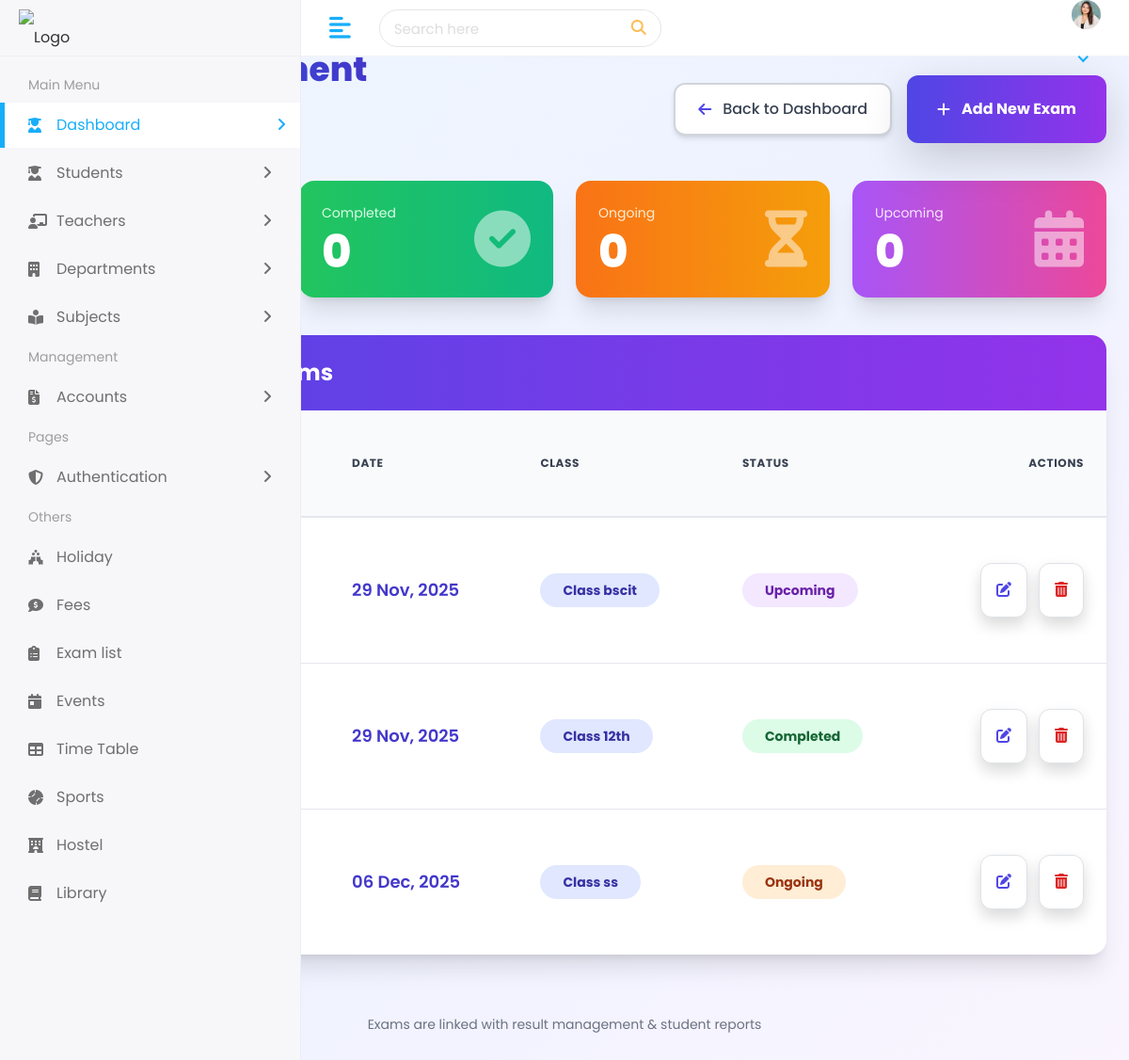
/student/exam/, run on the app's committed database.
### student/models.py (models this page shows, shortened)
class Exam(models.Model):
    STATUS_CHOICES = [
        ('Scheduled', 'Scheduled'),
        ('Completed', 'Completed')
    ]
    name = models.CharField(max_length=100)
    exam_class = models.CharField(max_length=50)
    date = models.DateField()
    status = models.CharField(max_length=20, choices=STATUS_CHOICES, default='Scheduled')
    description = models.TextField(blank=True, null=True)

### student/views.py (the view)
# urls.py: path('exam/', views.exam_list, name='exam'),
def exam_list(request):
    exams = Exam.objects.all()
    return render(request, "exam.html", {"exams": exams})

### templates/exam.html (shortened to what this page needs)
{% extends 'Home/base.html' %}
{% load static %}
{% block body %}
<div class="min-h-screen bg-gradient-to-br from-blue-50 via-indigo-50 to-purple-50 py-8 px-4">
    <div class="max-w-7xl mx-auto">
        <div class="flex flex-col sm:flex-row sm:items-center sm:justify-between mb-10">
            <div>
                <h1 class="text-4xl font-extrabold text-transparent bg-clip-text bg-gradient-to-r from-blue-600 to-indigo-700">
                </h1>
                <nav class="flex mt-3 text-sm text-gray-600">
                    <a href="{% url 'dashboard' %}" class="hover:text-indigo-600">Dashboard</a>
                    <span class="mx-2">/</span>
                    <span class="text-indigo-600 font-bold">Exams</span>
                </nav>
            </div>
            <div class="mt-5 sm:mt-0 flex items-center space-x-4">
                <a href="{% url 'dashboard' %}"
                   class="flex items-center space-x-3 px-6 py-3.5 bg-white border-2 border-gray-300 rounded-xl shadow-md hover:shadow-lg hover:border-gray-400 hover:bg-gray-50 font-medium text-gray-700 transition-all duration-200 transform hover:-translate-x-1">
                    <i class="fas fa-arrow-left text-indigo-600"></i>
                    <span>Back to Dashboard</span>
                </a>
                <a href="{% url 'add_exam' %}"
                   class="px-8 py-4 bg-gradient-to-r from-indigo-600 to-purple-600 hover:from-indigo-700 hover:to-purple-700 text-white font-bold rounded-xl shadow-lg flex items-center space-x-3 transform hover:scale-105 transition duration-300">
                    <i class="fas fa-plus"></i>
                    <span>Add New Exam</span>
                </a>
            </div>
        </div>
        <div class="grid grid-cols-1 md:grid-cols-4 gap-6 mb-10">
            <div class="bg-gradient-to-r from-blue-500 to-cyan-500 rounded-2xl p-6 text-white shadow-xl">
                <div class="flex items-center justify-between">
                    <div>
                        <p class="text-blue-100 text-sm">Total Exams</p>
                        <p class="text-5xl font-extrabold mt-2">{{ exams|length }}</p>
                    </div>
                </div>
            </div>
            <div class="bg-gradient-to-r from-green-500 to-emerald-500 rounded-2xl p-6 text-white shadow-xl">
                <div class="flex items-center justify-between">
                    <div>
                        <p class="text-green-100 text-sm">Completed</p>
                        <p class="text-5xl font-extrabold mt-2">{{ completed_exams|default:"0" }}</p>
                    </div>
                    <i class="fas fa-check-circle text-6xl opacity-50"></i>
                </div>
            </div>
            <div class="bg-gradient-to-r from-orange-500 to-amber-500 rounded-2xl p-6 text-white shadow-xl">
                <div class="flex items-center justify-between">
                    <div>
                        <p class="text-orange-100 text-sm">Ongoing</p>
                        <p class="text-5xl font-extrabold mt-2">{{ ongoing_exams|default:"0" }}</p>
                    </div>
                    <i class="fas fa-hourglass-half text-6xl opacity-50"></i>
                </div>
            </div>
            <div class="bg-gradient-to-r from-purple-500 to-pink-500 rounded-2xl p-6 text-white shadow-xl">
                <div class="flex items-center justify-between">
                    <div>
                        <p class="text-purple-100 text-sm">Upcoming</p>
                        <p class="text-5xl font-extrabold mt-2">{{ upcoming_exams|default:"0" }}</p>
                    </div>
                    <i class="fas fa-calendar-alt text-6xl opacity-50"></i>
                </div>
            </div>
        </div>
        {% if exams %}
        <div class="bg-white rounded-2xl shadow-xl overflow-hidden">
            <div class="px-8 py-6 bg-gradient-to-r from-indigo-600 to-purple-600">
                <h2 class="text-2xl font-bold text-white flex items-center">
                </h2>
            </div>
            <div class="overflow-x-auto">
                <table class="w-full">
                    <thead class="bg-gray-50 border-b-2 border-gray-200">
                        <tr>
                            <th class="px-6 py-5 text-left text-xs font-bold text-gray-700 uppercase tracking-wider">ID</th>
                            <th class="px-6 py-5 text-left text-xs font-bold text-gray-700 uppercase tracking-wider">Exam Name</th>
                            <th class="px-6 py-5 text-left text-xs font-bold text-gray-700 uppercase tracking-wider">Date</th>
                            <th class="px-6 py-5 text-left text-xs font-bold text-gray-700 uppercase tracking-wider">Class</th>
                            <th class="px-6 py-5 text-left text-xs font-bold text-gray-700 uppercase tracking-wider">Status</th>
                            <th class="px-6 py-5 text-right text-xs font-bold text-gray-700 uppercase tracking-wider">Actions</th>
                        </tr>
                    </thead>
                    <tbody class="divide-y divide-gray-200">
                        {% for exam in exams %}
                        <tr class="hover:bg-indigo-50 transition duration-200 group">
                            <td class="px-6 py-5 text-sm font-medium text-gray-600">#{{ exam.id }}</td>
                            <td class="px-6 py-5">
                                <div class="flex items-center space-x-4">
                                    <div class="w-12 h-12 bg-gradient-to-br from-indigo-500 to-purple-600 rounded-full flex items-center justify-center text-white font-bold shadow-md">
                                    </div>
                                    <div>
                                        <p class="text-lg font-bold text-gray-900">{{ exam.name }}</p>
                                    </div>
                                </div>
                            </td>
                            <td class="px-6 py-5 text-lg font-semibold text-indigo-700">
                                {{ exam.date|date:"d M, Y" }}
                            </td>
                            <td class="px-6 py-5">
                                <span class="px-4 py-2 bg-indigo-100 text-indigo-800 rounded-full text-sm font-bold">
                                    Class {{ exam.exam_class }}
                                </span>
                            </td>
                            <td class="px-6 py-5">
                                {% if exam.status == "Completed" %}
                                    <span class="px-4 py-2 bg-green-100 text-green-800 rounded-full text-sm font-bold">Completed</span>
                                {% elif exam.status == "Ongoing" %}
                                    <span class="px-4 py-2 bg-orange-100 text-orange-800 rounded-full text-sm font-bold">Ongoing</span>
                                {% else %}
                                    <span class="px-4 py-2 bg-purple-100 text-purple-800 rounded-full text-sm font-bold">Upcoming</span>
                                {% endif %}
                            </td>
                            <td class="px-6 py-5 text-right">
                                <div class="flex items-center justify-end space-x-3">
                                    <a href="{% url 'edit_exam' exam.id %}"
                                       class="p-3 bg-white border border-gray-300 rounded-xl shadow hover:bg-indigo-50 text-indigo-600 hover:text-indigo-800 transition transform hover:scale-110">
                                        <i class="fas fa-edit"></i>
                                    </a>
                                    <form action="{% url 'delete_exam' exam.id %}" method="POST" class="inline">
                                        <button type="submit" onclick="return confirm('Delete {{ exam.name }} permanently?')"
                                                class="p-3 bg-white border border-gray-300 rounded-xl shadow hover:bg-red-50 text-red-600 hover:text-red-800 transition transform hover:scale-110">
                                            <i class="fas fa-trash-alt"></i>
                                        </button>
                                    </form>
                                </div>
                            </td>
                        </tr>
                        {% endfor %}
                    </tbody>
                </table>
            </div>
        </div>
        {% endif %}
        <div class="mt-16 text-center">
            <p class="text-sm text-gray-500">
                Exams are linked with result management & student reports
            </p>
        </div>
    </div>
</div>
<script src="https://cdn.tailwindcss.com"></script>
{% endblock %}

### static/assets/css/style.css (style rules this page uses)
html { height: 100%; }
body { background-color: #fff; color: #333; font-family: 'Poppins', sans-serif; font-size: 1rem; height: 100%; line-height: 1.5; overflow-x: hidden; }
h1, h2, h3, h4, h5, h6 { font-family: 'Poppins', sans-serif; margin-top: 0; }
input, input:focus, button, button:focus { outline: none; }
.bg-white { background-color: #fff; }

### data on the page
Exam: date "29 Nov, 2025", exam_class "bscit", status "Upcoming"
Exam: date "29 Nov, 2025", exam_class "12th", status "Completed"
Exam: date "06 Dec, 2025", exam_class "ss", status "Ongoing"

### other printed values
{{ completed_exams|default:"0" }} "0"
{{ ongoing_exams|default:"0" }} "0"
{{ upcoming_exams|default:"0" }} "0"
